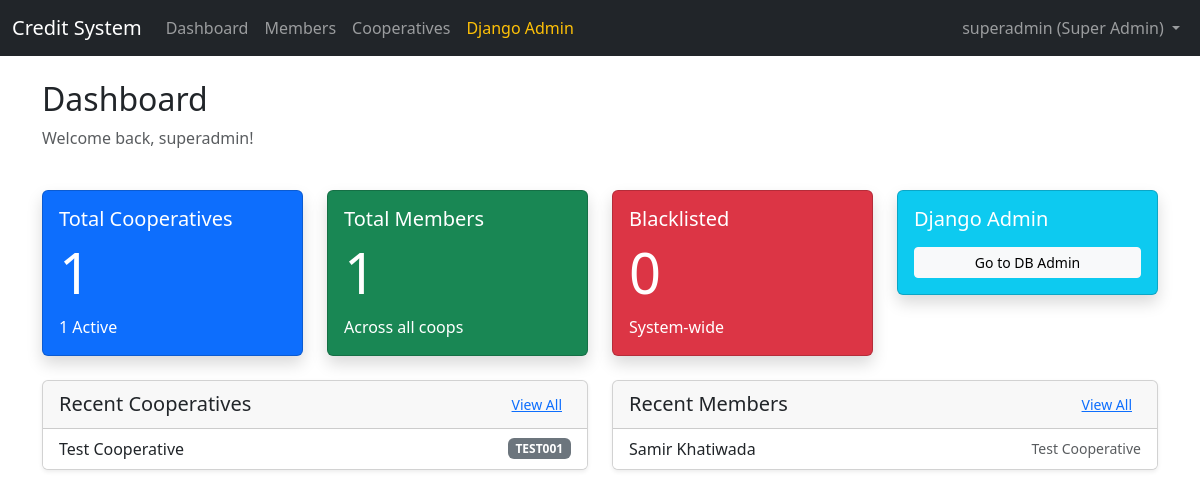
Screenshot of /accounts/dashboard/ (signed in) with the database file from the repository.
### accounts/models.py (models this page shows, shortened)
class User(AbstractUser):
    ROLE_CHOICES = (
        ('superadmin', 'Super Admin'),
        ('admin', 'Admin'),
        ('staff', 'Staff'),
    )
    role = models.CharField(max_length=20, choices=ROLE_CHOICES, default='staff')
    cooperative = models.ForeignKey(
        'cooperatives.Cooperative',
        on_delete=models.SET_NULL,
        null=True,
        blank=True,
        related_name='users',
        help_text="Null for Super Admin users"
    )
    class Meta:
        ordering = ['-date_joined']
        indexes = [
            models.Index(fields=['role']),
            models.Index(fields=['cooperative']),
        ]
    def is_superadmin(self):
        return self.role == 'superadmin'

### cooperatives/models.py (models this page shows, shortened)
class Cooperative(models.Model):
    STATUS_CHOICES = (
        ('active', 'Active'),
        ('inactive', 'Inactive'),
    )
    name = models.CharField(max_length=255)
    code = models.CharField(max_length=50, unique=True)
    address = models.TextField()
    contact = models.CharField(max_length=255)  # Can contain phone/email
    status = models.CharField(max_length=20, choices=STATUS_CHOICES, default='active')
    created_at = models.DateTimeField(auto_now_add=True)
    updated_at = models.DateTimeField(auto_now=True)
    class Meta:
        ordering = ['-created_at']
        verbose_name_plural = 'Cooperatives'

### members/models.py (models this page shows, shortened)
class Member(models.Model):
    full_name = models.CharField(max_length=255)
    citizenship_number = models.CharField(max_length=50, unique=True)
    unique_system_id = models.CharField(max_length=20, unique=True, editable=False)
    address = models.TextField()
    phone = models.CharField(max_length=20)
    blacklist_status = models.BooleanField(default=False)
    cooperative = models.ForeignKey(
        'cooperatives.Cooperative',
        on_delete=models.CASCADE,
        related_name='members'
    )
    created_at = models.DateTimeField(auto_now_add=True)
    updated_at = models.DateTimeField(auto_now=True)
    class Meta:
        ordering = ['-created_at']
        indexes = [
            models.Index(fields=['citizenship_number']),
            models.Index(fields=['unique_system_id']),
            models.Index(fields=['blacklist_status']),
        ]

### accounts/views.py (the view, shortened to what this page needs)
# urls.py: path('dashboard/', views.DashboardView.as_view(), name='dashboard'),
class DashboardView(LoginRequiredMixin, TemplateView):
    template_name = 'accounts/dashboard.html'
    def get_context_data(self, **kwargs):
        context = super().get_context_data(**kwargs)
        user = self.request.user
        if user.is_superadmin():
            context['total_cooperatives'] = Cooperative.objects.count()
            context['active_cooperatives'] = Cooperative.objects.filter(status='active').count()
            context['total_members'] = Member.objects.count()
            context['blacklisted_members'] = Member.objects.filter(blacklist_status=True).count()
            context['recent_members'] = Member.objects.all().order_by('-created_at')[:5]
            context['recent_cooperatives'] = Cooperative.objects.all().order_by('-created_at')[:5]
        return context

### templates/accounts/dashboard.html (shortened to what this page needs)
{% extends 'base.html' %}
{% block content %}
<div class="row mb-4">
    <div class="col">
        <h2>Dashboard</h2>
        <p class="text-muted">Welcome back, {{ user.full_name|default:user.username }}!</p>
    </div>
</div>
{% if user.is_superadmin %}
<div class="row mb-4">
    <div class="col-md-3">
        <div class="card bg-primary text-white shadow">
            <div class="card-body">
                <h5 class="card-title">Total Cooperatives</h5>
                <h2 class="display-4">{{ total_cooperatives }}</h2>
                <p class="mb-0">{{ active_cooperatives }} Active</p>
            </div>
        </div>
    </div>
    <div class="col-md-3">
        <div class="card bg-success text-white shadow">
            <div class="card-body">
                <h5 class="card-title">Total Members</h5>
                <h2 class="display-4">{{ total_members }}</h2>
                <p class="mb-0">Across all coops</p>
            </div>
        </div>
    </div>
    <div class="col-md-3">
        <div class="card bg-danger text-white shadow">
            <div class="card-body">
                <h5 class="card-title">Blacklisted</h5>
                <h2 class="display-4">{{ blacklisted_members }}</h2>
                <p class="mb-0">System-wide</p>
            </div>
        </div>
    </div>
    <div class="col-md-3">
        <div class="card bg-info text-white shadow">
            <div class="card-body">
                <h5 class="card-title">Django Admin</h5>
                <div class="mt-3">
                    <a href="/admin/" class="btn btn-light btn-sm w-100">Go to DB Admin</a>
                </div>
            </div>
        </div>
    </div>
</div>
<div class="row">
    <div class="col-md-6">
        <div class="card shadow-sm mb-4">
            <div class="card-header d-flex justify-content-between align-items-center">
                <h5 class="mb-0">Recent Cooperatives</h5>
                <a href="{% url 'cooperatives:list' %}" class="btn btn-sm btn-link">View All</a>
            </div>
            <ul class="list-group list-group-flush">
                {% for coop in recent_cooperatives %}
                <li class="list-group-item d-flex justify-content-between align-items-center">
                    {{ coop.name }}
                    <span class="badge bg-secondary">{{ coop.code }}</span>
                </li>
                {% empty %}
                <li class="list-group-item text-center">No cooperatives yet.</li>
                {% endfor %}
            </ul>
        </div>
    </div>
    <div class="col-md-6">
        <div class="card shadow-sm mb-4">
            <div class="card-header d-flex justify-content-between align-items-center">
                <h5 class="mb-0">Recent Members</h5>
                <a href="{% url 'members:member_list' %}" class="btn btn-sm btn-link">View All</a>
            </div>
            <ul class="list-group list-group-flush">
                {% for member in recent_members %}
                <li class="list-group-item d-flex justify-content-between align-items-center">
                    {{ member.full_name }}
                    <small class="text-muted">{{ member.cooperative.name }}</small>
                </li>
                {% empty %}
                <li class="list-group-item text-center">No members yet.</li>
                {% endfor %}
            </ul>
        </div>
    </div>
</div>
{% endif %}
{% endblock %}

### templates/base.html (shortened to what this page needs)
{% load static %}
<!DOCTYPE html>
<html lang="en">
<head>
    <link href="https://cdn.jsdelivr.net/npm/bootstrap@5.3.2/dist/css/bootstrap.min.css" rel="stylesheet">
    <link rel="stylesheet" href="{% static 'css/styles.css' %}">
</head>
<body>
    <nav class="navbar navbar-expand-lg navbar-dark bg-dark">
        <div class="container-fluid">
            <a class="navbar-brand"
                href="{% if user.is_authenticated %}{% url 'accounts:dashboard' %}{% else %}/{% endif %}">Credit
                System</a>
            <div class="collapse navbar-collapse" id="navbarNav">
                <ul class="navbar-nav me-auto">
                    {% if user.is_authenticated %}
                    <li class="nav-item">
                        <a class="nav-link" href="{% url 'accounts:dashboard' %}">Dashboard</a>
                    </li>
                    <li class="nav-item">
                        <a class="nav-link" href="{% url 'members:member_list' %}">Members</a>
                    </li>
                    {% if user.is_superadmin %}
                    <li class="nav-item">
                        <a class="nav-link" href="{% url 'cooperatives:list' %}">Cooperatives</a>
                    </li>
                    <li class="nav-item">
                        <a class="nav-link text-warning" href="/admin/" target="_blank">Django Admin</a>
                    </li>
                    {% elif user.cooperative %}
                    <li class="nav-item">
                        <a class="nav-link" href="{% url 'cooperatives:detail' user.cooperative.pk %}">My
                            Cooperative</a>
                    </li>
                    {% endif %}
                    {% endif %}
                </ul>
                <ul class="navbar-nav ms-auto">
                    {% if user.is_authenticated %}
                    <li class="nav-item dropdown">
                        <a class="nav-link dropdown-toggle" href="#" id="userDropdown" role="button"
                            data-bs-toggle="dropdown" aria-expanded="false">
                            {{ user.username }} ({{ user.get_role_display }})
                        </a>
                    </li>
                    {% else %}
                    <li class="nav-item">
                        <a class="nav-link" href="{% url 'accounts:login' %}">Login</a>
                    </li>
                    {% endif %}
                </ul>
            </div>
        </div>
    </nav>
    <div class="container mt-4">
        {% block content %}
        {% endblock %}
    </div>
</body>
</html>

### rows the page displays
User: username "superadmin", role "Super Admin", full_name "superadmin"
Cooperative: name "Test Cooperative", code "TEST001"
Member: full_name "Samir Khatiwada", cooperative.name "Test Cooperative"

### other values shown
{{ total_cooperatives }} "1"
{{ active_cooperatives }} "1"
{{ total_members }} "1"
{{ blacklisted_members }} "0"
